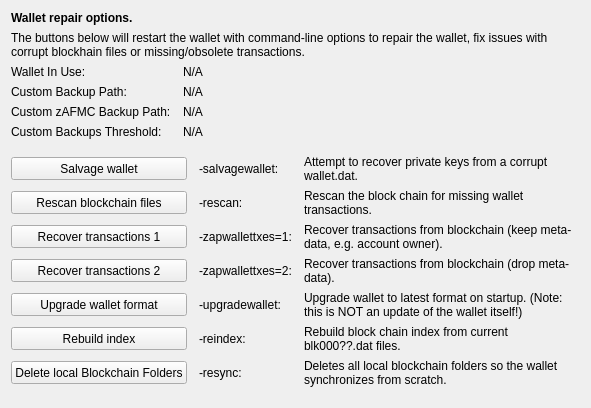
     <widget class="QWidget" name="tab_repair">
      <attribute name="title">
       <string>&amp;Wallet Repair</string>
      </attribute>
      <layout class="QGridLayout" name="gridLayout_4" columnstretch="0,0,0,0">
       <property name="horizontalSpacing">
        <number>12</number>
       </property>
       <item row="0" column="0" colspan="4">
        <widget class="QLabel" name="label_repair_header">
         <property name="font">
          <font>
           <weight>75</weight>
           <bold>true</bold>
          </font>
         </property>
         <property name="text">
          <string>Wallet repair options.</string>
         </property>
        </widget>
       </item>
       <item row="1" column="0" colspan="4">
        <widget class="QLabel" name="label_repair_helptext">
         <property name="font">
          <font>
           <weight>50</weight>
           <bold>false</bold>
          </font>
         </property>
         <property name="text">
          <string>The buttons below will restart the wallet with command-line options to repair the wallet, fix issues with corrupt blockhain files or missing/obsolete transactions.</string>
         </property>
         <property name="wordWrap">
          <bool>true</bool>
         </property>
        </widget>
       </item>
       <item row="2" column="0">
        <widget class="QLabel" name="wallet_path_label">
         <property name="text">
          <string>Wallet In Use:</string>
         </property>
        </widget>
       </item>
       <item row="2" column="1" colspan="3">
        <widget class="QLabel" name="wallet_path">
         <property name="cursor">
          <cursorShape>IBeamCursor</cursorShape>
         </property>
         <property name="text">
          <string>N/A</string>
         </property>
         <property name="textFormat">
          <enum>Qt::PlainText</enum>
         </property>
         <property name="textInteractionFlags">
          <set>Qt::LinksAccessibleByMouse|Qt::TextSelectableByKeyboard|Qt::TextSelectableByMouse</set>
         </property>
        </widget>
       </item>
       <item row="3" column="0">
        <widget class="QLabel" name="wallet_custombackuppath_label">
         <property name="text">
          <string>Custom Backup Path:</string>
         </property>
         <property name="visible">
          <bool>false</bool>
         </property>
        </widget>
       </item>
       <item row="3" column="1" colspan="3">
        <widget class="QLabel" name="wallet_custombackuppath">
         <property name="cursor">
          <cursorShape>IBeamCursor</cursorShape>
         </property>
         <property name="text">
          <string>N/A</string>
         </property>
         <property name="textFormat">
          <enum>Qt::PlainText</enum>
         </property>
         <property name="textInteractionFlags">
          <set>Qt::LinksAccessibleByMouse|Qt::TextSelectableByKeyboard|Qt::TextSelectableByMouse</set>
         </property>
         <property name="visible">
          <bool>false</bool>
         </property>
        </widget>
       </item>
       <item row="4" column="0">
        <widget class="QLabel" name="wallet_customznpccbackuppath_label">
         <property name="text">
          <string>Custom zAFMC Backup Path:</string>
         </property>
         <property name="visible">
          <bool>false</bool>
         </property>
        </widget>
       </item>
       <item row="4" column="1" colspan="3">
        <widget class="QLabel" name="wallet_customznpccbackuppath">
         <property name="cursor">
          <cursorShape>IBeamCursor</cursorShape>
         </property>
         <property name="text">
          <string>N/A</string>
         </property>
         <property name="textFormat">
          <enum>Qt::PlainText</enum>
         </property>
         <property name="textInteractionFlags">
          <set>Qt::LinksAccessibleByMouse|Qt::TextSelectableByKeyboard|Qt::TextSelectableByMouse</set>
         </property>
         <property name="visible">
          <bool>false</bool>
         </property>
        </widget>
       </item>
       <item row="5" column="0">
        <widget class="QLabel" name="wallet_custombackupthreshold_label">
         <property name="text">
          <string>Custom Backups Threshold:</string>
         </property>
         <property name="visible">
          <bool>false</bool>
         </property>
        </widget>
       </item>
       <item row="5" column="1" colspan="3">
        <widget class="QLabel" name="wallet_custombackupthreshold">
         <property name="cursor">
          <cursorShape>IBeamCursor</cursorShape>
         </property>
         <property name="text">
          <string>N/A</string>
         </property>
         <property name="textFormat">
          <enum>Qt::PlainText</enum>
         </property>
         <property name="textInteractionFlags">
          <set>Qt::LinksAccessibleByMouse|Qt::TextSelectableByKeyboard|Qt::TextSelectableByMouse</set>
         </property>
         <property name="visible">
          <bool>false</bool>
         </property>
        </widget>
       </item>
       <item row="6" column="0">
        <spacer name="verticalSpacer_repair1">
         <property name="orientation">
          <enum>Qt::Vertical</enum>
         </property>
         <property name="sizeHint" stdset="0">
          <size>
           <width>10</width>
           <height>10</height>
          </size>
         </property>
        </spacer>
       </item>
       <item row="7" column="0" colspan="2">
        <widget class="QPushButton" name="btn_salvagewallet">
         <property name="minimumSize">
          <size>
           <width>100</width>
           <height>23</height>
          </size>
         </property>
         <property name="text">
          <string>Salvage wallet</string>
         </property>
        </widget>
       </item>
       <item row="7" column="2">
        <widget class="QLabel" name="label_repair_salvage_command">
         <property name="text">
          <string notr="true">-salvagewallet:</string>
         </property>
        </widget>
       </item>
       <item row="7" column="3">
        <widget class="QLabel" name="label_repair_salvage">
         <property name="text">
          <string>Attempt to recover private keys from a corrupt wallet.dat.</string>
         </property>
         <property name="wordWrap">
          <bool>true</bool>
         </property>
        </widget>
       </item>
       <item row="8" column="0" colspan="2">
        <widget class="QPushButton" name="btn_rescan">
         <property name="minimumSize">
          <size>
           <width>100</width>
           <height>23</height>
          </size>
         </property>
         <property name="text">
          <string>Rescan blockchain files</string>
         </property>
        </widget>
       </item>
       <item row="8" column="2">
        <widget class="QLabel" name="label_repair_rescan_command">
         <property name="text">
          <string notr="true">-rescan:</string>
         </property>
        </widget>
       </item>
       <item row="8" column="3">
        <widget class="QLabel" name="label_repair_rescan">
         <property name="text">
          <string>Rescan the block chain for missing wallet transactions.</string>
         </property>
         <property name="wordWrap">
          <bool>true</bool>
         </property>
        </widget>
       </item>
       <item row="9" column="0" colspan="2">
        <widget class="QPushButton" name="btn_zapwallettxes1">
         <property name="minimumSize">
          <size>
           <width>100</width>
           <height>23</height>
          </size>
         </property>
         <property name="text">
          <string>Recover transactions 1</string>
         </property>
        </widget>
       </item>
       <item row="9" column="2">
        <widget class="QLabel" name="label_repair_zap1_command">
         <property name="text">
          <string notr="true">-zapwallettxes=1:</string>
         </property>
        </widget>
       </item>
       <item row="9" column="3">
        <widget class="QLabel" name="label_repair_zap1">
         <property name="text">
          <string>Recover transactions from blockchain (keep meta-data, e.g. account owner).</string>
         </property>
         <property name="wordWrap">
          <bool>true</bool>
         </property>
        </widget>
       </item>
       <item row="10" column="0" colspan="2">
        <widget class="QPushButton" name="btn_zapwallettxes2">
         <property name="minimumSize">
          <size>
           <width>100</width>
           <height>23</height>
          </size>
         </property>
         <property name="text">
          <string>Recover transactions 2</string>
         </property>
        </widget>
       </item>
       <item row="10" column="2">
        <widget class="QLabel" name="label_repair_zap2_command">
         <property name="text">
          <string notr="true">-zapwallettxes=2:</string>
         </property>
        </widget>
       </item>
       <item row="10" column="3">
        <widget class="QLabel" name="label_repair_zap2">
         <property name="text">
          <string>Recover transactions from blockchain (drop meta-data).</string>
         </property>
         <property name="wordWrap">
          <bool>true</bool>
         </property>
        </widget>
       </item>
       <item row="11" column="0" colspan="2">
        <widget class="QPushButton" name="btn_upgradewallet">
         <property name="minimumSize">
          <size>
           <width>100</width>
           <height>23</height>
          </size>
         </property>
         <property name="text">
          <string>Upgrade wallet format</string>
         </property>
        </widget>
       </item>
       <item row="11" column="2">
        <widget class="QLabel" name="label_repair_upgrade_command">
         <property name="text">
          <string notr="true">-upgradewallet:</string>
         </property>
        </widget>
       </item>
       <item row="11" column="3">
        <widget class="QLabel" name="label_repair_upgrade">
         <property name="text">
          <string>Upgrade wallet to latest format on startup. (Note: this is NOT an update of the wallet itself!)</string>
         </property>
         <property name="wordWrap">
          <bool>true</bool>
         </property>
        </widget>
       </item>
       <item row="12" column="0" colspan="2">
        <widget class="QPushButton" name="btn_reindex">
         <property name="minimumSize">
          <size>
           <width>100</width>
           <height>23</height>
          </size>
         </property>
         <property name="text">
          <string>Rebuild index</string>
         </property>
        </widget>
       </item>
       <item row="12" column="2">
        <widget class="QLabel" name="label_repair_reindex_command">
         <property name="text">
          <string notr="true">-reindex:</string>
         </property>
        </widget>
       </item>
       <item row="12" column="3">
        <widget class="QLabel" name="label_repair_reindex">
         <property name="text">
          <string>Rebuild block chain index from current blk000??.dat files.</string>
         </property>
         <property name="wordWrap">
          <bool>true</bool>
         </property>
        </widget>
       </item>
       <item row="13" column="0" colspan="2">
        <widget class="QPushButton" name="btn_resync">
         <property name="minimumSize">
          <size>
           <width>100</width>
           <height>23</height>
          </size>
         </property>
         <property name="text">
          <string>Delete local Blockchain Folders</string>
         </property>
        </widget>
       </item>
       <item row="13" column="2">
        <widget class="QLabel" name="label_repair_resync_command">
         <property name="text">
          <string>-resync:</string>
         </property>
        </widget>
       </item>
       <item row="13" column="3">
        <widget class="QLabel" name="label_repair_resync">
         <property name="text">
          <string>Deletes all local blockchain folders so the wallet synchronizes from scratch.</string>
         </property>
         <property name="wordWrap">
          <bool>true</bool>
         </property>
        </widget>
       </item>
       <item row="14" column="0">
        <spacer name="verticalSpacer_repair2">
         <property name="orientation">
          <enum>Qt::Vertical</enum>
         </property>
         <property name="sizeHint" stdset="0">
          <size>
           <width>20</width>
           <height>10</height>
          </size>
         </property>
        </spacer>
       </item>
      </layout>
     </widget>
